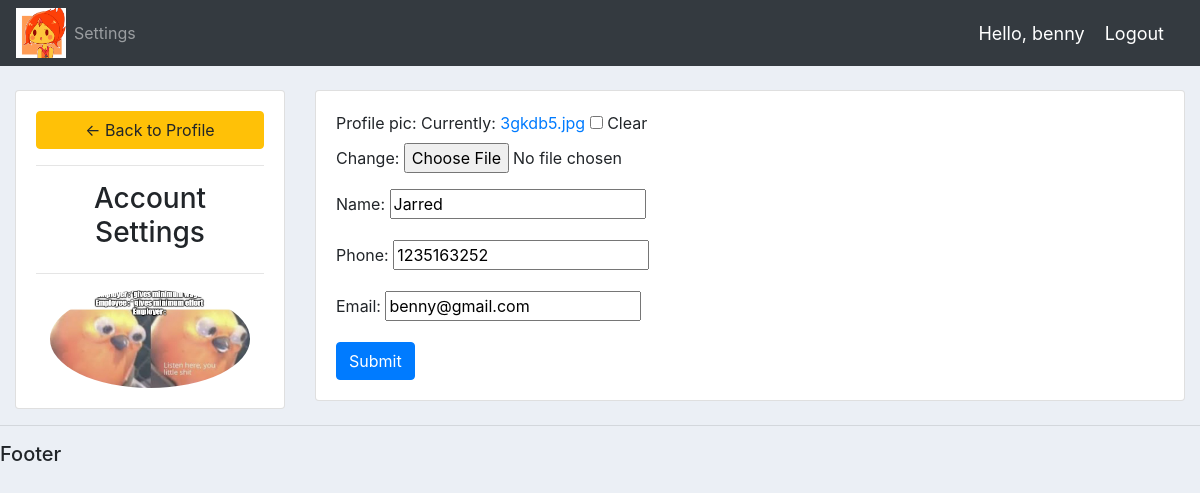
/account/ (signed in), run on the app's committed database.
### accounts/models.py (models this page shows, shortened)
class Customer(models.Model):
    user = models.OneToOneField(
        User, null=True, blank=True, on_delete=models.CASCADE
    )
    profile_pic = models.ImageField(
        null=True, blank=True, default="fm4wCpvzjb9gJdSkBAs4UuKajlEZDdMU.png"
    )
    name = models.CharField(max_length=30, null=True)
    phone = models.CharField(max_length=20, null=True)
    email = models.CharField(max_length=60, null=True)
    date_created = models.DateTimeField(auto_now_add=True, null=True)

### accounts/decorators.py (the view)
        def wrapper_func(request, *args, **kwargs):
            group = None
            if request.user.groups.exists():
                group = request.user.groups.all()[0].name
            if group in allowed_roles:
                return view_func(request, *args, **kwargs)
            return HttpResponse("You are not authorized")

### accounts/forms.py
class CustomerForm(ModelForm):
    class Meta:
        model = Customer
        fields = "__all__"
        exclude = ["user"]

### accounts/views.py (called while the page is built)
@login_required(login_url="login")
@allowed_users(allowed_roles=["customer"])
def accountSettings(request):
    customer = request.user.customer
    form = CustomerForm(instance=customer)
    if request.method == "POST":
        form = CustomerForm(request.POST, request.FILES, instance=customer)
        if form.is_valid():
            form.save()
    context = {"form": form}
    return render(request, "accounts/account_settings.html", context)

### templates/accounts/account_settings.html (shortened to what this page needs)
{%  extends 'base.html' %}
{% load static %}
{% block content %}
<br>
<div class="row">
	<div class="col-md-3">
		<div class="card card-body">
			<a class="btn btn-warning" href="{% url 'home' %}"> &#8592; Back to Profile</a>
			<hr>
			<h3 style="text-align: center">Account Settings</h3>
			<hr>
			<img class="profile-pic" src="{{request.user.customer.profile_pic.url}}" >
		</div>
	</div>
	<div class="col-md-9">
		<div class="card card-body">
			<form method="POST" action="" enctype="multipart/form-data">
				{{form.as_p}}
			<input class="btn btn-primary" type="submit" name="Update Information">
			</form>
		</div>
	</div>
</div>
{% endblock %}

### templates/partials/_navbar.html (shortened to what this page needs)
{% load static %}
<nav class="navbar navbar-expand-lg navbar-dark bg-dark">
    <a href="{% url 'home' %}">
        <img
            src="{% static 'images/logo.jpg' %}"
            alt="Logo"
            width="50"
            height="50"
        />
    </a>
    <div class="collapse navbar-collapse" id="navbarNavAltMarkup">
        <div class="navbar-nav">
            {% if request.user.is_staff %}
                <a class="nav-item nav-link" href="{% url 'products' %}">Products</a>
                <a href="admin/" class="nav-item nav-link">Admin Panel</a>
            {% else %}
                <a class="nav-item nav-link"href="{% url 'account' %}" class="nav-link">Settings</a>
            {% endif %}
        </div>
    </div>
    <span class="hello-msg">Hello, {{ request.user }}</span>
    <span><a class="hello-msg" href=" {% url 'logout' %}">Logout</a></span>
</nav>

### static/css/base.css (style rules this page uses)
body { background-color: #ebeff5; }

### templates/partials/_navbar.html (style rules this page uses)
.hello-msg { font-size: 18px; color: #fff; margin-right: 20px; }

### templates/accounts/account_settings.html (style rules this page uses)
.profile-pic { max-width: 200px; max-height:200px; margin: 0 auto; border-radius: 50%; }

### data on the page
Customer: name "Jarred", phone "1235163252", email "benny@gmail.com"

### other printed values
{{ request.user }} "benny"
